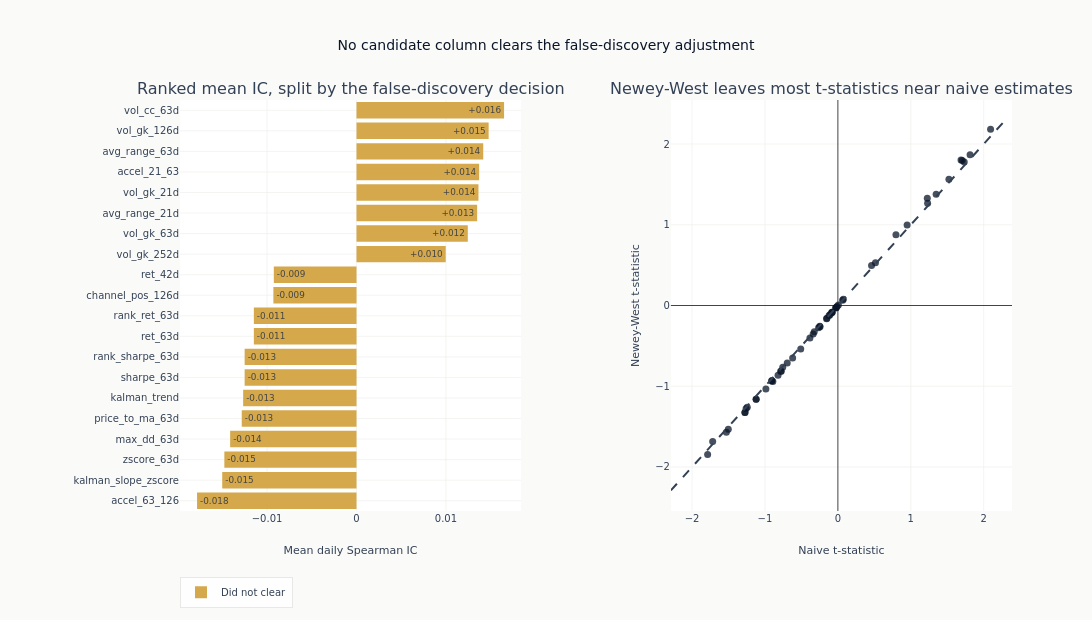

The cell this chart's notebook holds for it:
### Markdown cell above
The companion panel compares naive and Newey-West inference. Points near the
diagonal have little serial-correlation adjustment; departures show where it
matters for the significance screen.

### Code cell
fig.add_trace(
    go.Scatter(
        x=eval_summary["naive_t"],
        y=eval_summary["hac_t"],
        mode="markers",
        marker={"color": COLORS["blue"], "size": 7, "opacity": 0.75},
        text=eval_summary["feature"],
        showlegend=False,
    ),
    row=1,
    col=2,
)
finite_t = [
    abs(float(value))
    for column in ("naive_t", "hac_t")
    for value in eval_summary[column]
    if np.isfinite(value)
]
if finite_t:
    t_limit = max(finite_t) * 1.05
    fig.add_trace(
        go.Scatter(
            x=[-t_limit, t_limit],
            y=[-t_limit, t_limit],
            mode="lines",
            line={"color": COLORS["neutral"], "dash": "dash"},
            showlegend=False,
        ),
        row=1,
        col=2,
    )
fig.update_layout(
    title="No candidate column clears the false-discovery adjustment",
    height=620,
    width=1100,
    margin={"l": 180},
    barmode="relative",
    legend={"orientation": "h", "y": -0.16},
)
fig.update_xaxes(title_text="Mean daily Spearman IC", row=1, col=1)
fig.update_xaxes(title_text="Naive t-statistic", row=1, col=2)
fig.update_yaxes(title_text="Newey-West t-statistic", row=1, col=2)
show_plotly_with_alt(
    fig,
    "Two panels. On the left, horizontal bars of mean rank correlation for the candidate "
    "columns, ranked from the most positive at the top through zero to the most negative "
    "at the bottom, each labelled with its value and all drawn in the single colour the "
    "legend gives to columns that did not clear the false-discovery adjustment. On the "
    "right, the Newey-West t-statistic against the naive one, with the points lying "
    "along the diagonal, so correcting for overlap moves the t-statistics very little.",
)

### Figure 1 — Plotly figure (JSON) as saved in the notebook; plotly's stock layout.template omitted (floating-point values rounded to 4 significant figures)
{"data": [{"marker": {"color": "#0a1628"}, "name": "Cleared BH-FDR", "orientation": "h", "text": [], "textposition": "inside", "type": "bar", "x": [], "xaxis": "x", "y": [], "yaxis": "y"}, {"marker": {"color": "#D4A84B"}, "name": "Did not clear", "orientation": "h", "text": ["-0.018", "-0.015", "-0.015", "-0.014", "-0.013", "-0.013", "-0.013", "-0.013", "-0.011", "-0.011", "-0.009", "-0.009", "+0.010", "+0.012", "+0.013", "+0.014", "+0.014", "+0.014", "+0.015", "+0.016"], "textposition": "inside", "type": "bar", "x": [-0.01783, -0.01501, -0.01478, -0.01413, -0.01283, -0.01267, -0.01251, -0.01251, -0.01148, -0.01148, -0.009294, -0.009245, 0.009974, 0.01244, 0.01349, 0.01364, 0.01371, 0.01417, 0.01477, 0.0165], "xaxis": "x", "y": ["accel_63_126", "kalman_slope_zscore", "zscore_63d", "max_dd_63d", "price_to_ma_63d", "kalman_trend", "sharpe_63d", "rank_sharpe_63d", "ret_63d", "rank_ret_63d", "channel_pos_126d", "ret_42d", "vol_gk_252d", "vol_gk_63d", "avg_range_21d", "vol_gk_21d", "accel_21_63", "avg_range_63d", "vol_gk_126d", "vol_cc_63d"], "yaxis": "y"}, {"marker": {"color": "#0a1628", "opacity": 0.75, "size": 7}, "mode": "markers", "showlegend": false, "text": ["accel_63_126", "vol_cc_63d", "kalman_slope_zscore", "zscore_63d", "vol_gk_126d", "avg_range_63d", "max_dd_63d", "accel_21_63", "vol_gk_21d", "avg_range_21d", "price_to_ma_63d", "kalman_trend", "sharpe_63d", "rank_sharpe_63d", "vol_gk_63d", "ret_63d", "rank_ret_63d", "vol_gk_252d", "channel_pos_126d", "ret_42d", "vol_cc_21d", "ret_5d", "sharpe_42d", "sharpe_5d", "rsi_14d", "usd_corr_21d", "rsi_63d", "channel_pos_63d", "arima_forecast", "sharpe_10d", "mom_skip_recent", "ret_10d", "vol_ratio_63_252", "kalman_slope", "price_to_ma_252d", "arima_residual_zscore", "arima_residual", "kalman_innovation", "zscore_21d", "vol_ratio_21_63", "price_to_ma_21d", "channel_pos_21d", "zscore_126d", "sharpe_126d", "sharpe_252d", "ret_21d", "rank_ret_21d", "ret_252d", "kalman_smoothness", "usd_corr_63d", "sharpe_21d", "rank_sharpe_21d", "bollinger_pctb_21d", "ret_126d"], "type": "scatter", "x": [-1.786, 2.094, -1.718, -1.53, 1.813, 1.733, -1.503, 1.348, 1.706, 1.689, -1.259, -1.243, -1.275, -1.275, 1.523, -1.121, -1.121, 1.231, -0.9876, -0.9084, 1.226, -0.8922, -0.9047, -0.8207, -0.785, -0.6948, -0.7764, -0.7566, 0.9497, -0.6205, 0.5153, -0.5095, 0.7963, 0.4615, -0.3836, -0.3389, -0.2649, -0.2486, -0.2451, -0.3239, -0.1554, -0.15, -0.1204, -0.1089, -0.08648, -0.07875, -0.07875, 0.07493, 0.06465, -0.02554, -0.02696, -0.02696, -0.0116, 0.006722], "xaxis": "x2", "y": [-1.846, 2.182, -1.686, -1.571, 1.868, 1.778, -1.533, 1.379, 1.796, 1.804, -1.276, -1.261, -1.325, -1.325, 1.563, -1.162, -1.162, 1.267, -1.034, -0.935, 1.327, -0.9409, -0.9275, -0.8625, -0.8146, -0.7115, -0.8151, -0.7655, 0.998, -0.6511, 0.5308, -0.5377, 0.8753, 0.4957, -0.4036, -0.3539, -0.2751, -0.2577, -0.2642, -0.3242, -0.1635, -0.1577, -0.1235, -0.1143, -0.0883, -0.08441, -0.08441, 0.07628, 0.06536, -0.02653, -0.02872, -0.02872, -0.01232, 0.007132], "yaxis": "y2"}, {"line": {"color": "#334155", "dash": "dash"}, "mode": "lines", "showlegend": false, "type": "scatter", "x": [-2.291, 2.291], "xaxis": "x2", "y": [-2.291, 2.291], "yaxis": "y2"}], "layout": {"annotations": [{"font": {"size": 16}, "showarrow": false, "text": "Ranked mean IC, split by the false-discovery decision", "x": 0.205, "xanchor": "center", "xref": "paper", "y": 1.0, "yanchor": "bottom", "yref": "paper"}, {"font": {"size": 16}, "showarrow": false, "text": "Newey-West leaves most t-statistics near naive estimates", "x": 0.795, "xanchor": "center", "xref": "paper", "y": 1.0, "yanchor": "bottom", "yref": "paper"}], "barmode": "relative", "height": 620, "legend": {"orientation": "h", "y": -0.16}, "margin": {"l": 180}, "title": {"text": "No candidate column clears the false-discovery adjustment"}, "width": 1100, "xaxis": {"anchor": "y", "domain": [0.0, 0.41], "title": {"text": "Mean daily Spearman IC"}}, "xaxis2": {"anchor": "y2", "domain": [0.59, 1.0], "title": {"text": "Naive t-statistic"}}, "yaxis": {"anchor": "x", "domain": [0.0, 1.0]}, "yaxis2": {"anchor": "x2", "domain": [0.0, 1.0], "title": {"text": "Newey-West t-statistic"}}}}
